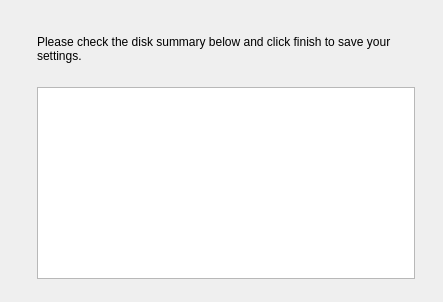
  <widget class="QWizardPage" name="Page_Confirmation">
   <layout class="QGridLayout" name="gridLayout_9">
    <item row="0" column="0" rowspan="5">
     <layout class="QVBoxLayout" name="verticalLayout_9">
      <item>
       <widget class="QLabel" name="label_17">
        <property name="sizePolicy">
         <sizepolicy hsizetype="Fixed" vsizetype="Fixed">
          <horstretch>0</horstretch>
          <verstretch>0</verstretch>
         </sizepolicy>
        </property>
        <property name="maximumSize">
         <size>
          <width>55</width>
          <height>55</height>
         </size>
        </property>
        <property name="text">
         <string/>
        </property>
        <property name="pixmap">
         <pixmap resource="sysinstaller.qrc">:/modules/images/disk.png</pixmap>
        </property>
        <property name="scaledContents">
         <bool>true</bool>
        </property>
        <property name="alignment">
         <set>Qt::AlignCenter</set>
        </property>
       </widget>
      </item>
      <item>
       <spacer name="verticalSpacer_25">
        <property name="orientation">
         <enum>Qt::Vertical</enum>
        </property>
        <property name="sizeHint" stdset="0">
         <size>
          <width>20</width>
          <height>40</height>
         </size>
        </property>
       </spacer>
      </item>
     </layout>
    </item>
    <item row="0" column="1">
     <spacer name="verticalSpacer_23">
      <property name="orientation">
       <enum>Qt::Vertical</enum>
      </property>
      <property name="sizeType">
       <enum>QSizePolicy::Fixed</enum>
      </property>
      <property name="sizeHint" stdset="0">
       <size>
        <width>378</width>
        <height>18</height>
       </size>
      </property>
     </spacer>
    </item>
    <item row="1" column="1">
     <widget class="QLabel" name="label_16">
      <property name="sizePolicy">
       <sizepolicy hsizetype="MinimumExpanding" vsizetype="Preferred">
        <horstretch>0</horstretch>
        <verstretch>0</verstretch>
       </sizepolicy>
      </property>
      <property name="text">
       <string>Please check the disk summary below and click finish to save your settings. </string>
      </property>
      <property name="wordWrap">
       <bool>true</bool>
      </property>
     </widget>
    </item>
    <item row="1" column="2" rowspan="4">
     <spacer name="horizontalSpacer_9">
      <property name="orientation">
       <enum>Qt::Horizontal</enum>
      </property>
      <property name="sizeType">
       <enum>QSizePolicy::Fixed</enum>
      </property>
      <property name="sizeHint" stdset="0">
       <size>
        <width>17</width>
        <height>256</height>
       </size>
      </property>
     </spacer>
    </item>
    <item row="2" column="1">
     <spacer name="verticalSpacer_26">
      <property name="orientation">
       <enum>Qt::Vertical</enum>
      </property>
      <property name="sizeType">
       <enum>QSizePolicy::Fixed</enum>
      </property>
      <property name="sizeHint" stdset="0">
       <size>
        <width>20</width>
        <height>18</height>
       </size>
      </property>
     </spacer>
    </item>
    <item row="3" column="1">
     <widget class="QTextEdit" name="textConfirmation">
      <property name="readOnly">
       <bool>true</bool>
      </property>
     </widget>
    </item>
    <item row="4" column="1">
     <spacer name="verticalSpacer_24">
      <property name="orientation">
       <enum>Qt::Vertical</enum>
      </property>
      <property name="sizeHint" stdset="0">
       <size>
        <width>20</width>
        <height>8</height>
       </size>
      </property>
     </spacer>
    </item>
   </layout>
  </widget>
